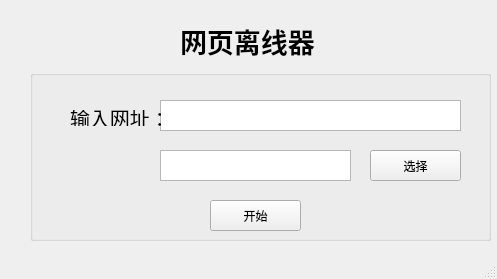
<?xml version="1.0" encoding="UTF-8"?>
<ui version="4.0">
 <class>MainWindow</class>
 <widget class="QMainWindow" name="MainWindow">
  <property name="geometry">
   <rect>
    <x>0</x>
    <y>0</y>
    <width>497</width>
    <height>279</height>
   </rect>
  </property>
  <property name="windowTitle">
   <string>MainWindow</string>
  </property>
  <widget class="QWidget" name="centralwidget">
   <widget class="QWidget" name="verticalLayoutWidget">
    <property name="geometry">
     <rect>
      <x>180</x>
      <y>10</y>
      <width>151</width>
      <height>61</height>
     </rect>
    </property>
    <layout class="QVBoxLayout" name="verticalLayout">
     <item>
      <widget class="QLabel" name="label">
       <property name="baseSize">
        <size>
         <width>20</width>
         <height>28</height>
        </size>
       </property>
       <property name="font">
        <font>
         <family>Adobe 宋体 Std L</family>
         <pointsize>20</pointsize>
         <weight>75</weight>
         <bold>true</bold>
        </font>
       </property>
       <property name="acceptDrops">
        <bool>false</bool>
       </property>
       <property name="layoutDirection">
        <enum>Qt::LeftToRight</enum>
       </property>
       <property name="styleSheet">
        <string notr="true"/>
       </property>
       <property name="text">
        <string>网页离线器</string>
       </property>
       <property name="textFormat">
        <enum>Qt::PlainText</enum>
       </property>
      </widget>
     </item>
    </layout>
   </widget>
   <widget class="QGroupBox" name="groupBox">
    <property name="geometry">
     <rect>
      <x>30</x>
      <y>70</y>
      <width>461</width>
      <height>171</height>
     </rect>
    </property>
    <property name="title">
     <string/>
    </property>
    <widget class="QTextEdit" name="textEdit">
     <property name="geometry">
      <rect>
       <x>130</x>
       <y>30</y>
       <width>301</width>
       <height>31</height>
      </rect>
     </property>
    </widget>
    <widget class="QLabel" name="label_2">
     <property name="geometry">
      <rect>
       <x>40</x>
       <y>40</y>
       <width>91</width>
       <height>16</height>
      </rect>
     </property>
     <property name="font">
      <font>
       <pointsize>15</pointsize>
      </font>
     </property>
     <property name="text">
      <string>输入网址：</string>
     </property>
    </widget>
    <widget class="QTextEdit" name="textEdit_2">
     <property name="geometry">
      <rect>
       <x>130</x>
       <y>80</y>
       <width>191</width>
       <height>31</height>
      </rect>
     </property>
     <property name="autoFillBackground">
      <bool>false</bool>
     </property>
     <property name="readOnly">
      <bool>true</bool>
     </property>
    </widget>
    <widget class="QPushButton" name="btn_select">
     <property name="geometry">
      <rect>
       <x>340</x>
       <y>80</y>
       <width>91</width>
       <height>31</height>
      </rect>
     </property>
     <property name="text">
      <string>选择</string>
     </property>
    </widget>
    <widget class="QPushButton" name="start">
     <property name="geometry">
      <rect>
       <x>180</x>
       <y>130</y>
       <width>91</width>
       <height>31</height>
      </rect>
     </property>
     <property name="text">
      <string>开始</string>
     </property>
    </widget>
   </widget>
   <widget class="QLabel" name="label_finish">
    <property name="geometry">
     <rect>
      <x>370</x>
      <y>240</y>
      <width>91</width>
      <height>16</height>
     </rect>
    </property>
    <property name="font">
     <font>
      <pointsize>15</pointsize>
     </font>
    </property>
    <property name="text">
     <string/>
    </property>
   </widget>
  </widget>
  <widget class="QMenuBar" name="menubar">
   <property name="geometry">
    <rect>
     <x>0</x>
     <y>0</y>
     <width>497</width>
     <height>23</height>
    </rect>
   </property>
  </widget>
  <widget class="QStatusBar" name="statusbar"/>
 </widget>
 <resources/>
 <connections/>
</ui>
